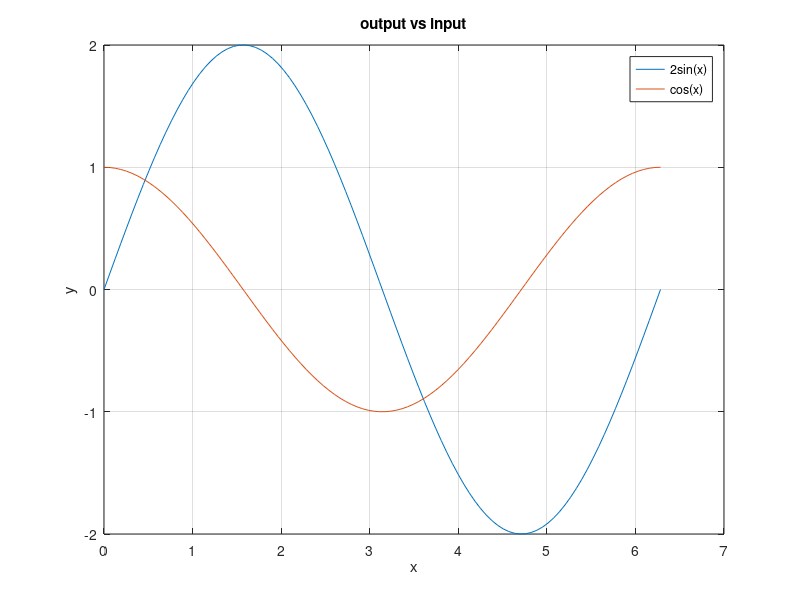

MATLAB code to generate this figure:
clc
close all
clear all
x = linspace(0,2*pi);
y = 2*sin(x);
y2 = cos(x);
plot(x,y)
hold
plot(x,y2)
title('output vs input');
xlabel('x')
ylabel('y')
legend('2sin(x)','cos(x)')
grid on;
